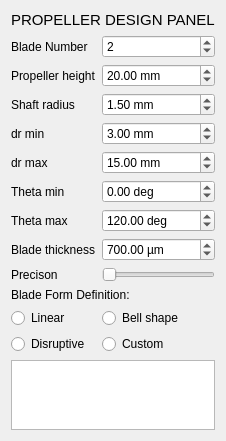
<?xml version="1.0" encoding="UTF-8"?>
<ui version="4.0">
 <class>Dialog</class>
 <widget class="QDialog" name="Dialog">
  <property name="geometry">
   <rect>
    <x>0</x>
    <y>0</y>
    <width>161</width>
    <height>336</height>
   </rect>
  </property>
  <property name="windowTitle">
   <string>Dialog</string>
  </property>
  <layout class="QGridLayout" name="gridLayout">
   <item row="15" column="1">
    <widget class="QRadioButton" name="RB_custom">
     <property name="text">
      <string>Custom</string>
     </property>
    </widget>
   </item>
   <item row="9" column="0">
    <widget class="QLabel" name="label_9">
     <property name="text">
      <string>Precison</string>
     </property>
    </widget>
   </item>
   <item row="4" column="1">
    <widget class="QDoubleSpinBox" name="drmin">
     <property name="suffix">
      <string> mm</string>
     </property>
     <property name="minimum">
      <double>0.000000000000000</double>
     </property>
     <property name="maximum">
      <double>1000000.000000000000000</double>
     </property>
     <property name="value">
      <double>3.000000000000000</double>
     </property>
    </widget>
   </item>
   <item row="5" column="1">
    <widget class="QDoubleSpinBox" name="drmax">
     <property name="suffix">
      <string> mm</string>
     </property>
     <property name="maximum">
      <double>1000000.000000000000000</double>
     </property>
     <property name="value">
      <double>15.000000000000000</double>
     </property>
    </widget>
   </item>
   <item row="16" column="0" colspan="2">
    <widget class="QPlainTextEdit" name="Data">
     <property name="plainText">
      <string/>
     </property>
    </widget>
   </item>
   <item row="3" column="1">
    <widget class="QDoubleSpinBox" name="r0">
     <property name="suffix">
      <string> mm</string>
     </property>
     <property name="minimum">
      <double>0.500000000000000</double>
     </property>
     <property name="maximum">
      <double>1000000.000000000000000</double>
     </property>
     <property name="value">
      <double>1.500000000000000</double>
     </property>
    </widget>
   </item>
   <item row="12" column="0">
    <widget class="QRadioButton" name="RB_linear">
     <property name="text">
      <string>Linear</string>
     </property>
    </widget>
   </item>
   <item row="7" column="1">
    <widget class="QDoubleSpinBox" name="thetamax">
     <property name="suffix">
      <string> deg</string>
     </property>
     <property name="minimum">
      <double>-1000000.000000000000000</double>
     </property>
     <property name="maximum">
      <double>1000000.000000000000000</double>
     </property>
     <property name="value">
      <double>120.000000000000000</double>
     </property>
    </widget>
   </item>
   <item row="8" column="1">
    <widget class="QDoubleSpinBox" name="e">
     <property name="suffix">
      <string> µm</string>
     </property>
     <property name="minimum">
      <double>200.000000000000000</double>
     </property>
     <property name="maximum">
      <double>1000000.000000000000000</double>
     </property>
     <property name="value">
      <double>700.000000000000000</double>
     </property>
    </widget>
   </item>
   <item row="5" column="0">
    <widget class="QLabel" name="label_5">
     <property name="text">
      <string>dr max</string>
     </property>
    </widget>
   </item>
   <item row="6" column="1">
    <widget class="QDoubleSpinBox" name="thetamin">
     <property name="suffix">
      <string> deg</string>
     </property>
     <property name="minimum">
      <double>-1000000.000000000000000</double>
     </property>
     <property name="maximum">
      <double>1000000.000000000000000</double>
     </property>
    </widget>
   </item>
   <item row="9" column="1">
    <widget class="QSlider" name="precision">
     <property name="orientation">
      <enum>Qt::Horizontal</enum>
     </property>
    </widget>
   </item>
   <item row="15" column="0">
    <widget class="QRadioButton" name="RB_disruptive">
     <property name="text">
      <string>Disruptive</string>
     </property>
    </widget>
   </item>
   <item row="6" column="0">
    <widget class="QLabel" name="label_6">
     <property name="text">
      <string>Theta min</string>
     </property>
    </widget>
   </item>
   <item row="1" column="0">
    <widget class="QLabel" name="label">
     <property name="text">
      <string>Blade Number</string>
     </property>
    </widget>
   </item>
   <item row="4" column="0">
    <widget class="QLabel" name="label_4">
     <property name="text">
      <string>dr min</string>
     </property>
    </widget>
   </item>
   <item row="8" column="0">
    <widget class="QLabel" name="label_8">
     <property name="text">
      <string>Blade thickness</string>
     </property>
    </widget>
   </item>
   <item row="2" column="1">
    <widget class="QDoubleSpinBox" name="h">
     <property name="suffix">
      <string> mm</string>
     </property>
     <property name="minimum">
      <double>1.000000000000000</double>
     </property>
     <property name="maximum">
      <double>1000000.000000000000000</double>
     </property>
     <property name="value">
      <double>20.000000000000000</double>
     </property>
    </widget>
   </item>
   <item row="3" column="0">
    <widget class="QLabel" name="label_3">
     <property name="text">
      <string>Shaft radius</string>
     </property>
    </widget>
   </item>
   <item row="2" column="0">
    <widget class="QLabel" name="label_2">
     <property name="text">
      <string>Propeller height</string>
     </property>
    </widget>
   </item>
   <item row="12" column="1">
    <widget class="QRadioButton" name="RB_bell">
     <property name="text">
      <string>Bell shape</string>
     </property>
    </widget>
   </item>
   <item row="7" column="0">
    <widget class="QLabel" name="label_7">
     <property name="text">
      <string>Theta max</string>
     </property>
    </widget>
   </item>
   <item row="0" column="0" colspan="2" alignment="Qt::AlignHCenter">
    <widget class="QLabel" name="label_10">
     <property name="text">
      <string>&lt;html&gt;&lt;head/&gt;&lt;body&gt;&lt;p&gt;&lt;span style=&quot; font-size:11pt;&quot;&gt;PROPELLER DESIGN PANEL&lt;/span&gt;&lt;/p&gt;&lt;/body&gt;&lt;/html&gt;</string>
     </property>
     <property name="scaledContents">
      <bool>true</bool>
     </property>
    </widget>
   </item>
   <item row="1" column="1">
    <widget class="QDoubleSpinBox" name="bladeNb">
     <property name="decimals">
      <number>0</number>
     </property>
     <property name="minimum">
      <double>1.000000000000000</double>
     </property>
     <property name="value">
      <double>2.000000000000000</double>
     </property>
    </widget>
   </item>
   <item row="11" column="0" colspan="2">
    <widget class="QLabel" name="label_11">
     <property name="text">
      <string>Blade Form Definition:</string>
     </property>
    </widget>
   </item>
  </layout>
 </widget>
 <resources/>
 <connections/>
</ui>
